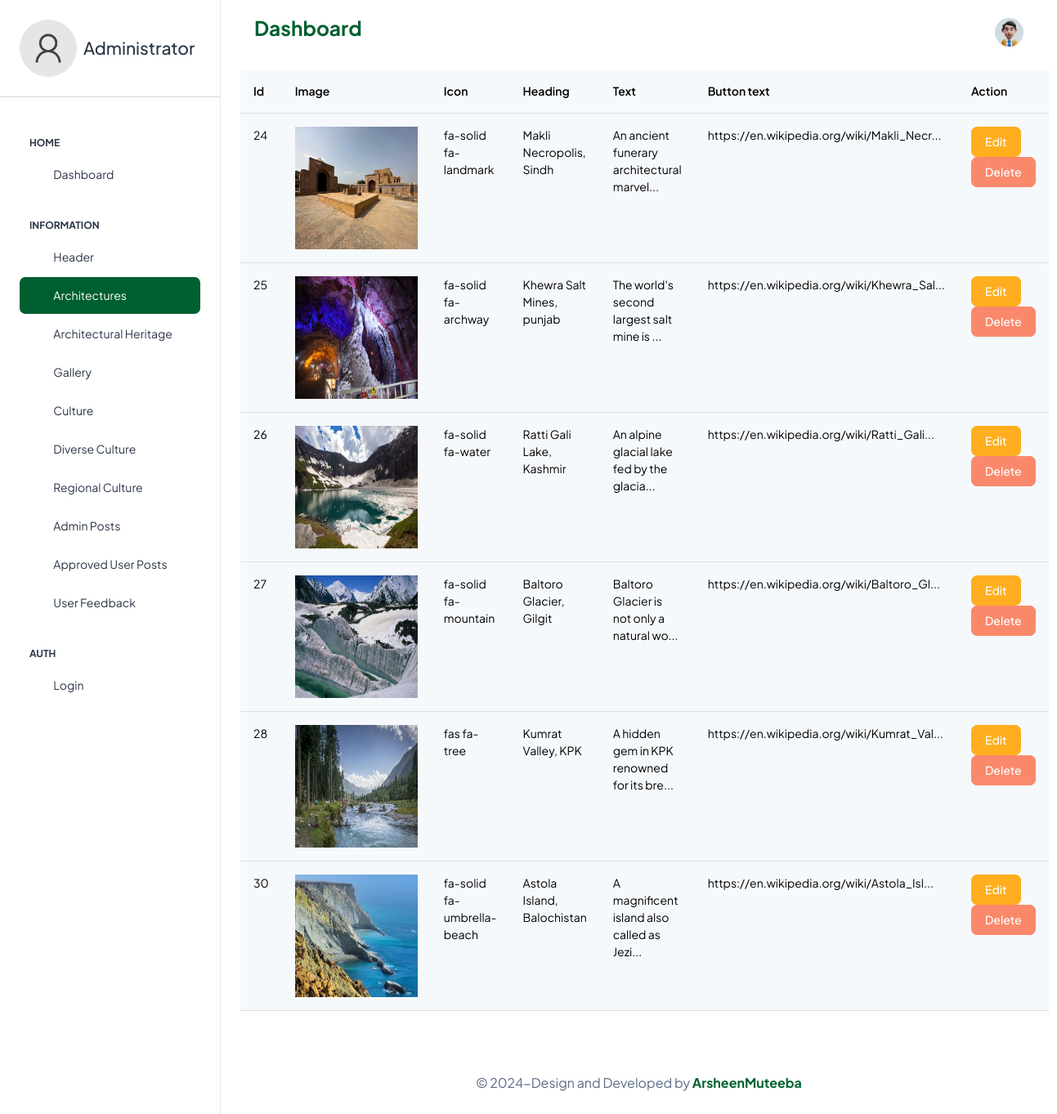
Screenshot of /admin/architecture.php (signed in) with the database file from the repository.
### tables this page shows
CREATE TABLE `architecture_section` (
  `Id` int(11) NOT NULL,
  `Heading` varchar(150) DEFAULT NULL,
  `Text` varchar(255) DEFAULT NULL,
  `Btn_text` varchar(120) DEFAULT NULL,
  `Image` varchar(255) DEFAULT NULL,
  `icon` varchar(255) DEFAULT NULL
);

### admin/architecture.php (the view, shortened to what this page needs)
<?php
if(isset($_SESSION['admin'])){
?>
<!doctype html>
<html lang="en">
<head>
  <link rel="stylesheet" href="assets/css/styles.min.css" />
</head>
<body>
<div class="page-wrapper" id="main-wrapper" data-layout="vertical" data-navbarbg="skin6" data-sidebartype="full"
    data-sidebar-position="fixed" data-header-position="fixed">
    <?php
    require('components/sidebar.php');
    ?>
    <div class="body-wrapper">
      <?php
      require('components/navbar.php');
      ?>
      <div class="container-fluid">
        <div
          class="table-responsive-lg"
        >
          <table
            class="table table-light"
          >
            <thead>
              <tr>
                <th scope="col">Id</th>
                <th scope="col">Image</th>
                <th scope="col">Icon</th>
                <th scope="col">Heading</th>
                <th scope="col">Text</th>
                <th scope="col">Button text</th>
                <th scope="col">Action</th>
              </tr>
            </thead>
            <tbody>
            <?php
       require('../connections.php');
          $query = "SELECT * FROM architecture_section";
          $execute = mysqli_query($connect,$query);
          while($fetch = mysqli_fetch_assoc($execute)){
          ?>
              <tr class="">
                <td scope="row"><?php echo $fetch['Id']?></td>
                <td scope="row"><img src="<?php echo $fetch['Image']?>" width="150px" height="150px"/></td>
                <td scope="row"><?php echo $fetch['icon']?></td>
                <td scope="row"><?php echo $fetch['Heading']?></td>
                <td scope="row"> <?php echo substr($fetch['Text'], 0, 40) . '...'; ?></td>
                <td scope="row"> <?php echo substr($fetch['Btn_text'], 0, 40) . '...'; ?></td>
                <td scope="row"><a href="update3.php?Id=<?php echo $fetch['Id'];?>" class="btn btn-warning">Edit</a> <a href="architecture_delete.php?Id=<?php echo $fetch['Id'];?>" class="btn btn-danger">Delete</a></td>
              </tr>
              <?php } ?>
            </tbody>
          </table>
        </div>
        <?php
        require('components/footer.php');
        ?>
      </div>
    </div>
  </div>
</body>
</html>
<?php
}
else{
  header('location:authentication-login.php');
}
?>

### admin/components/sidebar.php (shortened to what this page needs)
<aside class="left-sidebar">
      <div>
        <div class="brand-logo d-flex align-items-center mt-4 mb-4">
          <a href="index.php" class="text-nowrap logo-img">
            <img src="assets/images/backgrounds/user.png" class="rounded-circle" width="70px" height="70px"/>
          </a>
          <div class="px-2 mt-2">
          <h4><?php  echo $_SESSION['admin'];?></h4>
         </div>
        </div>
        <hr>
        <nav class="sidebar-nav scroll-sidebar" data-simplebar="">
          <ul id="sidebarnav">
            <li class="nav-small-cap">
              <span class="hide-menu">Home</span>
            </li>
            <li class="sidebar-item">
              <a class="sidebar-link" href="index.php" aria-expanded="false">
                <span>
                  <i class="ti ti-layout-dashboard"></i>
                </span>
                <span class="hide-menu">Dashboard</span>
              </a>
            </li>
            <li class="nav-small-cap">
              <span class="hide-menu">INFORMATION</span>
            </li>
            <li class="sidebar-item">
              <a class="sidebar-link" href="header.php" aria-expanded="false">
                <span>
                  <i class="ti ti-article"></i>
                </span>
                <span class="hide-menu">Header</span>
              </a>
            </li>
            <li class="sidebar-item">
              <a class="sidebar-link" href="architecture.php" aria-expanded="false">
                <span>
                <i class="ti ti-article"></i>
                </span>
                <span class="hide-menu">Architectures</span>
              </a>
            </li>
            <li class="sidebar-item">
              <a class="sidebar-link" href="heritage.php" aria-expanded="false">
                <span>
                <i class="ti ti-article"></i>
                </span>
                <span class="hide-menu">Architectural Heritage</span>
              </a>
            </li>
            <li class="sidebar-item">
              <a class="sidebar-link" href="gallery.php" aria-expanded="false">
                <span>
                <i class="ti ti-article"></i>
                </span>
                <span class="hide-menu">Gallery</span>
              </a>
            </li>
            <li class="sidebar-item">
              <a class="sidebar-link" href="culture.php" aria-expanded="false">
                <span>
                <i class="ti ti-article"></i>
                </span>
                <span class="hide-menu">Culture</span>
              </a>
            </li>
            <li class="sidebar-item">
              <a class="sidebar-link" href="diversecultures.php" aria-expanded="false">
                <span>
                <i class="ti ti-article"></i>
                </span>
                <span class="hide-menu">Diverse Culture</span>
              </a>
            </li>
            <li class="sidebar-item">
              <a class="sidebar-link" href="regionalculture.php" aria-expanded="false">
                <span>
                <i class="ti ti-article"></i>
                </span>
                <span class="hide-menu">Regional Culture</span>
              </a>
            </li>
            <li class="sidebar-item">
              <a class="sidebar-link" href="admin_posts.php" aria-expanded="false">
                <span>
                <i class="ti ti-article"></i>
                </span>
                <span class="hide-menu">Admin Posts</span>
              </a>
            </li>
            <li class="sidebar-item">
              <a class="sidebar-link" href="approveduser_posts.php" aria-expanded="false">
                <span>
                <i class="ti ti-article"></i>
                </span>
                <span class="hide-menu">Approved User Posts</span>
              </a>
            </li>
            <li class="sidebar-item">
              <a class="sidebar-link" href="user_feedback.php" aria-expanded="false">
                <span>
                <i class="ti ti-article"></i>
                </span>
                <span class="hide-menu">User Feedback</span>
              </a>
            </li>
            <li class="nav-small-cap">
              <span class="hide-menu">AUTH</span>
            </li>
            <li class="sidebar-item">
              <a class="sidebar-link" href="authentication-login.php" aria-expanded="false">
                <span>
                  <i class="ti ti-login"></i>
                </span>
                <span class="hide-menu">Login</span>
              </a>
            </li>
          </ul>
        </nav>
      </div>
    </aside>

### admin/components/navbar.php (shortened to what this page needs)
<header class="app-header">
        <nav class="navbar navbar-expand-lg navbar-light">
          <ul class="navbar-nav">
            <li class="nav-item">
              <a class="nav-link my-1" href="index.php">
                 <h3 class="main-texts">Dashboard</h3>
              </a>
            </li>
          </ul>
          <div class="navbar-collapse justify-content-end px-0" id="navbarNav">
            <ul class="navbar-nav flex-row ms-auto align-items-center justify-content-end">
              <li class="nav-item dropdown">
                <a class="nav-link nav-icon-hover" href="javascript:void(0)" id="drop2" data-bs-toggle="dropdown"
                  aria-expanded="false">
                  <img src="assets/images/profile/user-1.jpg" alt="" width="35" height="35" class="rounded-circle">
                </a>
              </li>
            </ul>
          </div>
        </nav>
      </header>

### admin/components/footer.php
<link rel="stylesheet" href="../admin/assets/css/index1.css">
<div class="py-6 px-6 text-center">
          <p class="mb-0 fs-4 mt-5">© 2024-Design and Developed by <span class="main-texts">ArsheenMuteeba</span></p>
        </div>

### admin/assets/css/index1.css (style rules this page uses)
* { margin: 0; padding: 0; box-sizing: border-box; }
.main-texts { color: #005F30; font-weight: bold; }
a .main-texts { color: #005F30; font-weight: bold; }
.sidebar-nav ul .sidebar-item.selected>.sidebar-link, .sidebar-nav ul .sidebar-item.selected>.sidebar-link.active, .sidebar-nav ul .sidebar-item>.sidebar-link.active { background-color:#005F30; color: #fff; }

### rows the page displays
architecture_section: Id "24", Image (picture), icon "fa-solid fa-landmark", Heading "Makli Necropolis, Sindh", Text "An ancient funerary architectural marvel", Btn_text "https://en.wikipedia.org/wiki/Makli_Necr"
architecture_section: Id "25", Image (picture), icon "fa-solid fa-archway", Heading "Khewra Salt Mines, punjab", Text "The world's second largest salt mine is", Btn_text "https://en.wikipedia.org/wiki/Khewra_Sal"
architecture_section: Id "26", Image (picture), icon "fa-solid fa-water", Heading "Ratti Gali Lake, Kashmir", Text "An alpine glacial lake fed by the glacia", Btn_text "https://en.wikipedia.org/wiki/Ratti_Gali"
architecture_section: Id "27", Image (picture), icon "fa-solid fa-mountain", Heading "Baltoro Glacier, Gilgit", Text "Baltoro Glacier is not only a natural wo", Btn_text "https://en.wikipedia.org/wiki/Baltoro_Gl"
architecture_section: Id "28", Image (picture), icon "fas fa-tree", Heading "Kumrat Valley, KPK", Text "A hidden gem in KPK renowned for its bre", Btn_text "https://en.wikipedia.org/wiki/Kumrat_Val"
architecture_section: Id "30", Image (picture), icon "fa-solid fa-umbrella-beach", Heading "Astola Island, Balochistan", Text "A magnificent island also called as Jezi", Btn_text "https://en.wikipedia.org/wiki/Astola_Isl"

### other values shown
$_SESSION['admin'] "Administrator"
